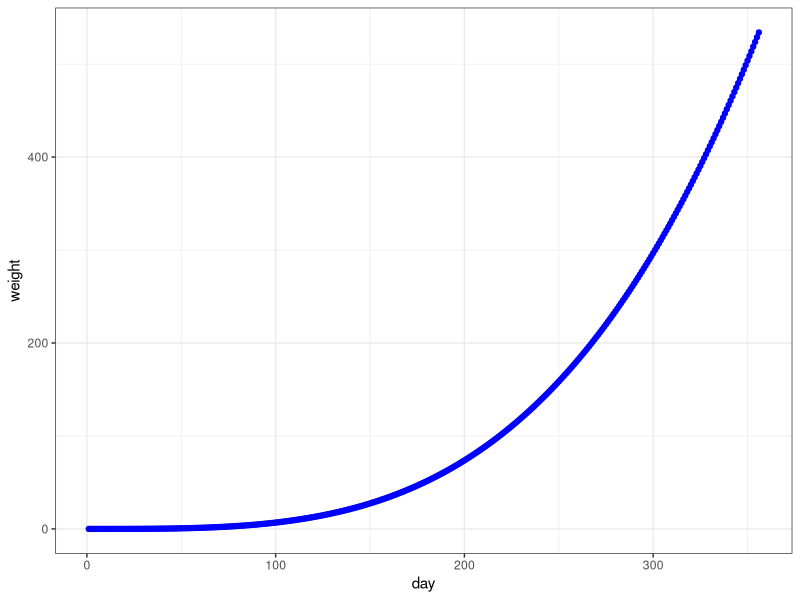
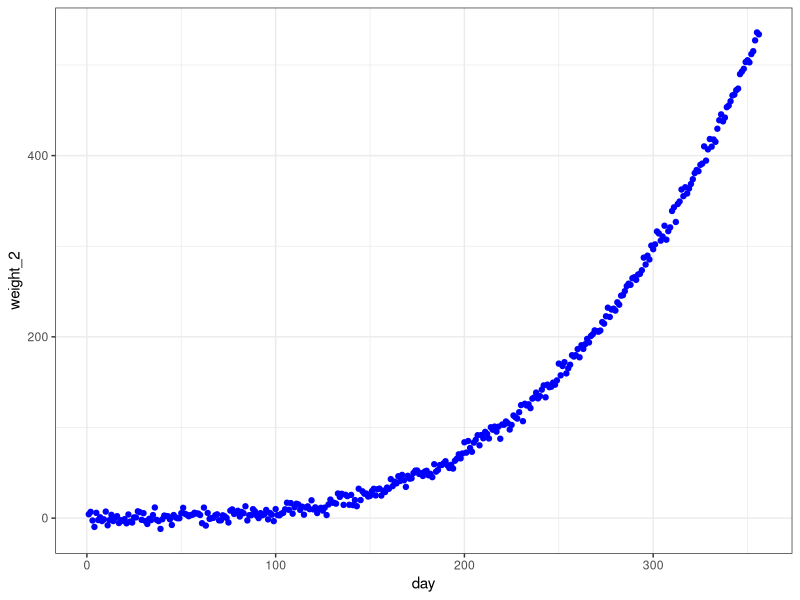
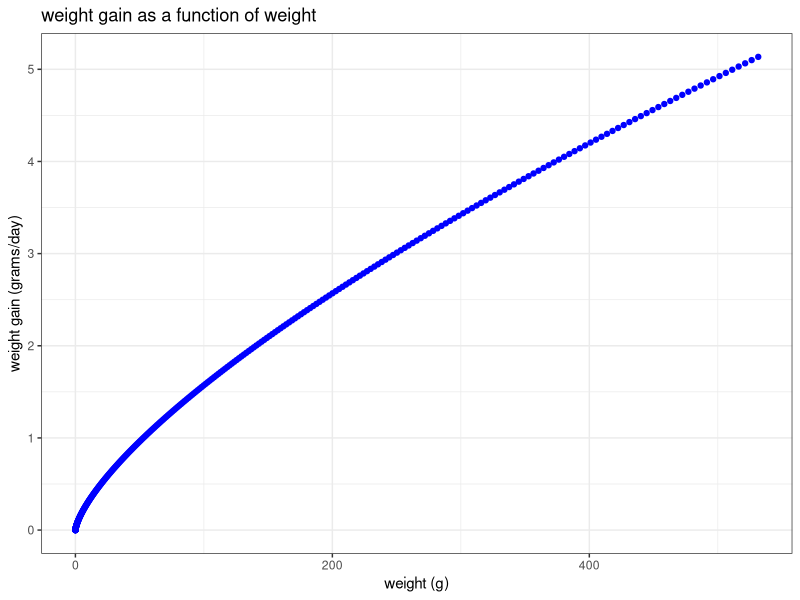
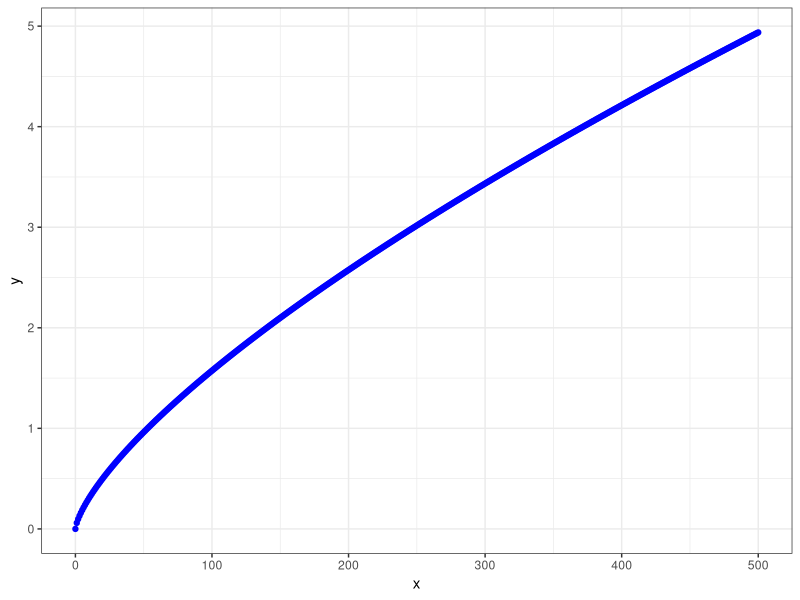
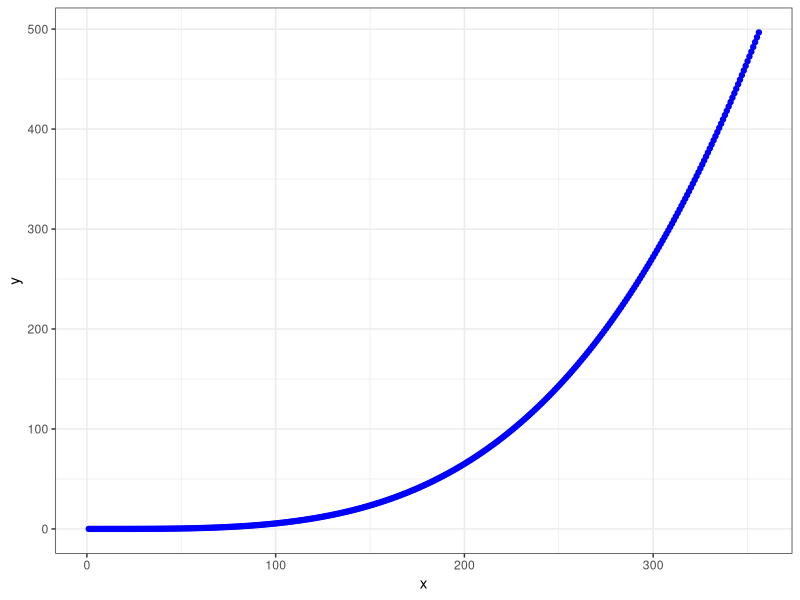
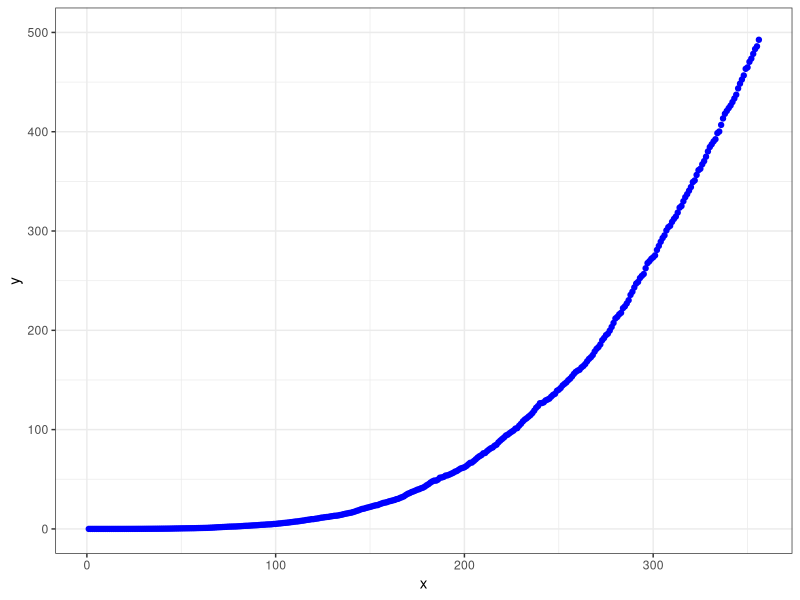
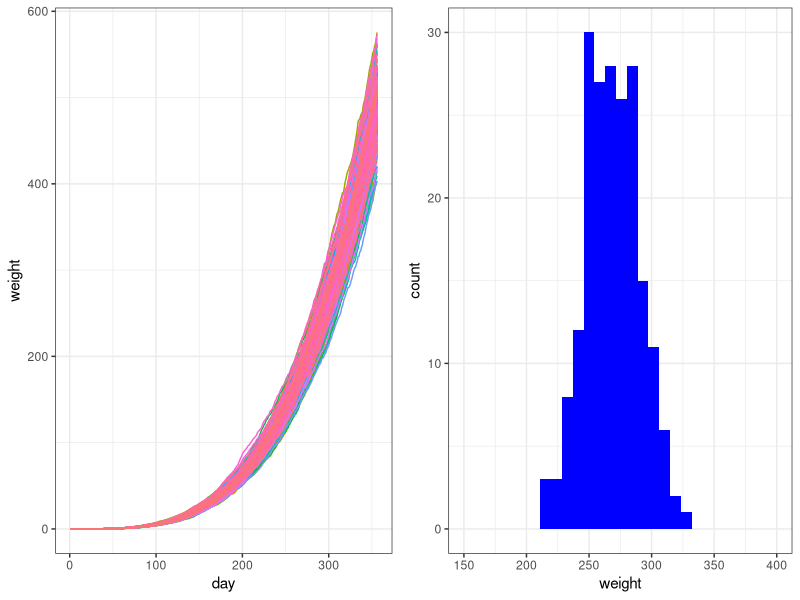

Recreate these plots in R, in order.
## ---- chunk 1
knitr::opts_chunk$set(echo = TRUE)
## ---- chunk 2
library(tidyverse)
library(gridExtra)
## ---- chunk 3

a <- 0.00000092145
b <- 3.43456

day <- seq(1, 356, 1)
weight <- a*day^b
df <- data.frame(day, weight)

df %>% ggplot() +
  geom_point(aes(x = day, y = weight), color = "blue") +
  theme_bw()

## ---- chunk 4

df %>% 
  mutate(error = rnorm(356, 0, 5)) %>%
  mutate(weight_2 = weight + error) %>%
  ggplot() +
  geom_point(aes(x = day, y = weight_2), color = "blue") +
  theme_bw()

## ---- chunk 5

df <- df %>%
  mutate(delta_w = weight - lag(weight, 1)) %>%
  mutate(delta_d = day - lag(day, 1)) %>%
  mutate(delta_g = delta_w / delta_d) %>%
  mutate(weight_a = (weight + lag(weight, 1))/2) %>%
  drop_na()

df %>% ggplot() +
  geom_point(aes(x = weight_a, y = delta_g), color = 'blue') +
  labs(title = "weight gain as a function of weight") +
  labs(x = "weight (g)",
       y = "weight gain (grams/day)") +
  theme_bw()

## ---- chunk 6

fit <- lm(log(delta_w) ~ log(weight_a), data = df)
coef(fit)

cwg <- function(w_init){
          exp(-2.818561 + 0.7104807 * log(w_init))
          }

x <- seq(0, 500, by = 1)
y <- as.array(sapply(x, FUN = cwg))
df_1 <- data.frame(x, y)

df_1 %>%
  ggplot() +
  geom_point(aes(x = x, y = y), color = 'blue') +
  theme_bw()

## ---- chunk 7

dog <- 356

w_cum <- vector(length = dog)
w_cum[1] <- a*1^b

for(i in 1:dog){
  w_cum[i+1] <- w_cum[i] + cwg(w_cum[i])
}

x <- 1:dog
y <- w_cum[-357]
df_2 <- data.frame(x, y)

df_2 %>%
  ggplot() +
  geom_point(aes(x = x, y = y), color = 'blue') +
  theme_bw()

## ---- chunk 8

pop <- function(){
  dog <- 356
  w_cum <- vector(length = dog)
  w_cum[1] <- a*1^b
  
  for(i in 1:dog){
    w_cum[i+1] <- w_cum[i] + cwg(w_cum[i]) * rnorm(1, 1, 0.4)
  }
  w_cum[-357]
}

df_2 <- data.frame(x = 1:356, y = pop())

df_2 %>%
  ggplot() +
  geom_point(aes(x = x, y = y), color = 'blue') +
  ylim(c(0, 500)) +
  theme_bw()

## ---- chunk 9
n_pop <- 200

day <- rep(1:356)
weight <- replicate(n_pop, pop())
df_pop <- data.frame(cbind(day, weight))
colnames(df_pop) <- c("day", 1:n_pop)

GC <- df_pop %>%
  gather(key = "fish_id", value = "weight", -day) %>%
  mutate(fish_id = factor(fish_id, levels = as.character(1:n_pop))) %>%
  ggplot() +
  geom_line(aes(x = day, y = weight, color = fish_id)) +
  theme_bw() +
  theme(legend.position = "none")

HIST <- df_pop %>%
  gather(key = "fish_id", value = "weight", -day) %>%
  mutate(fish_id = factor(fish_id, levels = as.character(1:n_pop))) %>%
  filter(day == 300) %>%
  ggplot() +
  geom_histogram(aes(weight), bin.width = 10, fill = 'blue') +
  xlim(c(150, 400)) +
  theme_bw()

grid.arrange(GC, HIST, nrow = 1)
## ---- chunk 10

